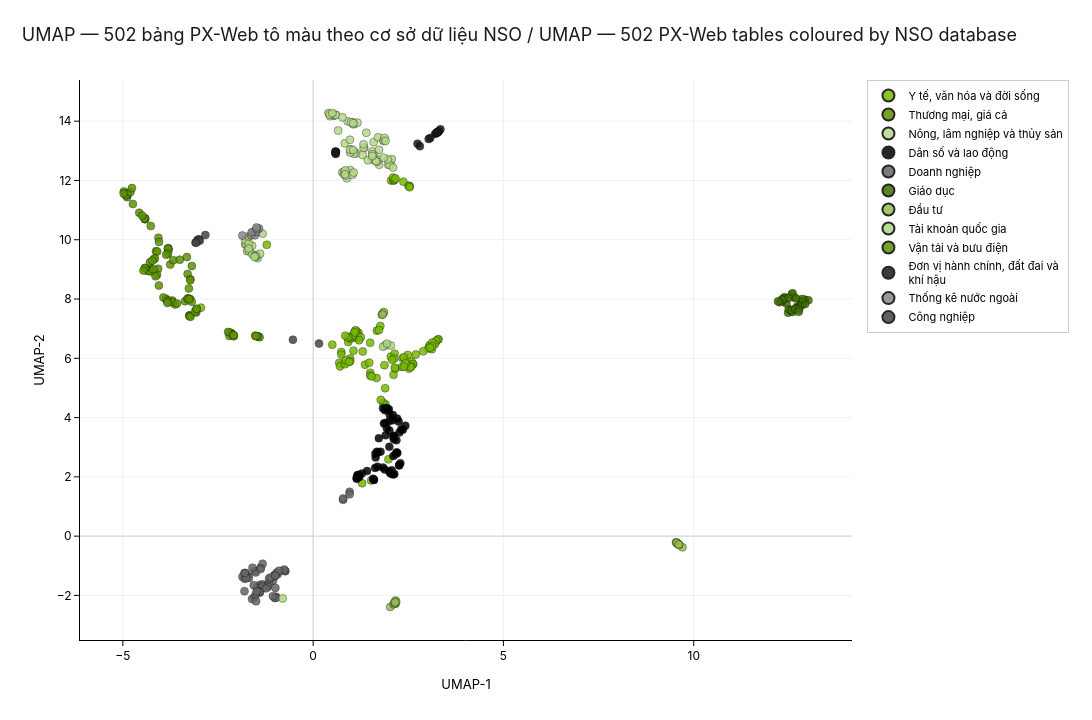

Notebook source saved alongside this figure:
### Markdown cell above
## §7 — UMAP scatter × NSO database

Same UMAP layout, recoloured by the NSO **database** the table was
crawled from (`Dân số và lao động`, `Doanh nghiệp`, `Nông, lâm
nghiệp và thủy sản`, …). Database is the raw file-system
organisation NSO publishes; §6's `domain_id` is our normalised
ontology mapping over those database labels (one database can fan
out to multiple domains — see §1). Putting them side-by-side shows
where the database boundary diverges from the ontology boundary.

Coloured by raw data column, *not* by the discovered HDBSCAN cluster
— the cluster-vs-database analysis lives in §10.

### Code cell
'''Figure 07 — UMAP scatter coloured by NSO database.'''
fig07 = go.Figure()
DB_PALETTE = [
    NV_GREEN, NV_GREEN_DARK, NV_GREEN_SOFT, NV_BLACK, NV_GREY,
    '#3F6F00', '#94BD51', '#AED581', '#5C9300', NV_DARK, '#888888', '#444444',
]
db_order = sc['database'].fillna('(unknown)').value_counts().index.tolist()
for db, color in zip(db_order, DB_PALETTE):
    sub = sc[sc['database'].fillna('(unknown)') == db]
    fig07.add_trace(go.Scatter(
        x=sub['x'], y=sub['y'], mode='markers',
        name=_wrap(str(db)),
        marker=dict(size=8, color=color, line=dict(color=NV_BLACK, width=0.4),
                     opacity=0.85),
        customdata=np.column_stack([
            sub['title'].fillna(''),
            sub['domain_id'].fillna(''),
            sub['kw_str'].fillna(''),
        ]),
        hovertemplate=(
            '<b>%{customdata[0]}</b><br>'
            'domain: %{customdata[1]}<br>'
            'keywords: %{customdata[2]}<extra></extra>'
        ),
    ))
fig07.update_layout(
    title='UMAP — 502 bảng PX-Web tô màu theo cơ sở dữ liệu NSO / '
          'UMAP — 502 PX-Web tables coloured by NSO database',
    xaxis_title='UMAP-1', yaxis_title='UMAP-2',
)
apply_nvidia_style(fig07)
fig07.update_layout(
    width=EMBED_FIG_W, height=EMBED_FIG_H,
    margin=EMBED_MARGIN_CATEGORICAL,
    legend=EMBED_LEGEND_RIGHT,
)
save_figure(fig07, '07_umap_by_database',
             width=EMBED_FIG_W, height=EMBED_FIG_H, out_dir=OUT_DIR)
fig07.show()

### Figure 1 — Plotly figure (JSON) as saved in the notebook; plotly's stock layout.template omitted (floating-point values rounded to 4 significant figures; data arrays with more than 128 entries replaced by an {"elided": "..."} marker saying what was removed)
{"data": [{"customdata": {"elided": "97x3 str values"}, "hovertemplate": "<b>%{customdata[0]}</b><br>domain: %{customdata[1]}<br>keywords: %{customdata[2]}<extra></extra>", "marker": {"color": "#76B900", "line": {"color": "#000000", "width": 0.4}, "opacity": 0.85, "size": 8}, "mode": "markers", "name": "Y tế, văn hóa và đời sống", "type": "scatter", "x": [2.042, 3.053, 3.136, 3.126, 3.029, 3.227, 3.296, 3.275, 3.232, 3.195, 3.059, 3.132, 3.12, 3.13, 3.071, 1.899, 1.838, 1.777, 2.336, 2.697, 2.895, 2.582, -1.218, 2.484, 2.35, 1.172, 1.101, 1.192, 1.087, 1.157, 1.132, 1.11, 1.979, 1.287, 1.166, 1.523, 1.892, 1.252, 1.207, 0.9208, 1.026, 0.9775, 1.033, 1.092, 1.501, 1.5, 1.667, 1.537, 0.9417, 0.907, 0.844, 2.538, 2.507, 2.37, 2.516, 2.536, 0.7412, 0.7408, 1.303, 1.06, 0.9736, 0.7451, 0.6845, 0.7062, 0.839, 0.9742, 0.8605, 1.363, 0.9435, 1.474, 1.872, 1.674, 1.765, 1.498, 0.5037, 1.73, 2.38, 2.63, 2.518, 2.614, 2.576, 2.559, 2.426, 2.143, 2.385, 2.131, -2.948, 2.113, 2.076, 2.162, 2.145, 2.049, 2.11, 2.127, 2.135, 2.102, 2.164], "y": [6.057, 6.39, 6.476, 6.457, 6.332, 6.558, 6.643, 6.631, 6.586, 6.472, 6.445, 6.532, 6.306, 6.405, 6.359, 4.446, 4.501, 4.6, 5.705, 6.128, 6.238, 5.893, 9.83, 6.114, 5.995, 6.689, 6.741, 6.866, 6.867, 6.801, 6.925, 6.944, 2.592, 1.786, 2.032, 1.878, 4.99, 6.71, 6.611, 6.547, 6.684, 6.664, 6.762, 6.875, 5.509, 5.419, 5.336, 5.391, 6.71, 6.708, 6.762, 11.81, 11.82, 11.96, 11.81, 11.77, 6.215, 6.131, 6.229, 6.257, 5.992, 5.803, 5.843, 5.727, 5.802, 5.897, 5.932, 5.785, 5.879, 5.849, 5.767, 6.931, 7.09, 6.524, 6.461, 6.953, 6.036, 5.798, 5.652, 5.81, 5.725, 5.701, 5.831, 6.157, 5.723, 5.994, 7.709, 5.446, 5.95, 5.656, 5.684, 12.0, 12.0, 12.01, 12.02, 12.1, 12.07]}, {"customdata": {"elided": "72x3 str values"}, "hovertemplate": "<b>%{customdata[0]}</b><br>domain: %{customdata[1]}<br>keywords: %{customdata[2]}<extra></extra>", "marker": {"color": "#5C9300", "line": {"color": "#000000", "width": 0.4}, "opacity": 0.85, "size": 8}, "mode": "markers", "name": "Thương mại, giá cả", "type": "scatter", "x": [-3.757, -3.266, -3.677, -3.298, -3.226, -3.229, -4.053, -4.291, -4.276, -4.348, -4.073, -4.102, -4.359, -4.258, -4.306, -4.194, -4.142, -4.409, -4.423, -4.458, -2.207, -2.154, -2.161, -1.438, -1.407, -2.112, -2.199, -2.083, -2.234, -2.101, -2.088, -1.52, -1.474, -1.47, -1.513, -4.57, -4.914, -4.863, -4.416, -4.888, -4.925, -4.419, -4.894, -4.973, -4.415, -4.914, -4.931, -4.433, -4.92, -4.799, -4.266, -4.981, -4.494, -4.761, -4.736, -3.318, -3.504, -3.188, -3.806, -3.813, -4.066, -4.051, -3.798, -3.815, -4.129, -4.099, -4.183, -4.158, -4.287, -4.224, -3.812, -3.862], "y": [9.162, 8.357, 9.313, 8.84, 8.668, 8.634, 8.455, 9.042, 8.934, 8.972, 9.021, 8.818, 8.958, 8.989, 8.939, 8.994, 8.768, 9.047, 9.046, 8.961, 6.867, 6.857, 6.845, 6.736, 6.712, 6.792, 6.753, 6.743, 6.89, 6.78, 6.778, 6.764, 6.747, 6.743, 6.75, 10.91, 11.51, 11.56, 10.7, 11.44, 11.53, 10.69, 11.5, 11.63, 10.73, 11.54, 11.56, 10.71, 11.5, 11.61, 10.46, 11.56, 10.81, 11.74, 11.21, 9.415, 9.325, 9.113, 9.711, 9.701, 10.06, 9.928, 9.666, 9.702, 9.611, 9.604, 9.348, 9.369, 9.24, 9.291, 9.532, 9.494]}, {"customdata": {"elided": "70x3 str values"}, "hovertemplate": "<b>%{customdata[0]}</b><br>domain: %{customdata[1]}<br>keywords: %{customdata[2]}<extra></extra>", "marker": {"color": "#B5D88A", "line": {"color": "#000000", "width": 0.4}, "opacity": 0.85, "size": 8}, "mode": "markers", "name": "Nông, lâm nghiệp và thủy sản", "type": "scatter", "x": [1.343, 1.324, 1.083, 0.5377, 0.4027, 0.5575, 0.5959, 1.048, 1.089, 1.6, 1.556, 0.9059, 1.129, 0.9735, 1.547, 0.7651, 0.8111, 0.8887, 0.8174, 0.8723, 1.035, 0.8445, 0.8372, 1.063, 1.048, 1.734, 1.613, 1.072, 1.303, 0.9935, 1.661, 0.971, 1.714, 0.967, 1.68, 0.4446, 0.5154, 0.5926, 1.554, 1.649, 1.397, 1.44, 1.59, 1.706, 1.556, 1.164, 1.847, 1.856, 1.878, 1.902, 0.6566, 0.4349, 0.8304, 0.5055, 0.771, 1.325, 0.9659, 1.053, 1.982, 2.026, 2.067, 1.043, 1.973, 0.9922, 2.012, 1.962, 1.055, 2.101, 1.732, 1.852], "y": [13.1, 13.1, 13.9, 14.18, 14.28, 14.21, 14.22, 13.9, 12.96, 12.89, 12.98, 14.0, 12.91, 12.35, 12.73, 12.27, 12.2, 12.07, 12.3, 12.17, 12.19, 12.34, 12.21, 12.27, 12.96, 12.53, 12.68, 12.9, 12.86, 13.05, 12.65, 12.94, 12.7, 13.04, 12.64, 14.17, 14.23, 14.21, 12.89, 12.65, 13.61, 12.68, 13.29, 13.46, 12.83, 13.95, 13.33, 13.36, 13.44, 13.33, 13.68, 14.23, 13.25, 14.28, 14.13, 13.22, 13.37, 13.03, 12.69, 12.63, 12.72, 13.96, 12.53, 13.97, 12.53, 12.71, 13.93, 12.44, 13.04, 12.77]}, {"customdata": {"elided": "63x3 str values"}, "hovertemplate": "<b>%{customdata[0]}</b><br>domain: %{customdata[1]}<br>keywords: %{customdata[2]}<extra></extra>", "marker": {"color": "#000000", "line": {"color": "#000000", "width": 0.4}, "opacity": 0.85, "size": 8}, "mode": "markers", "name": "Dân số và lao động", "type": "scatter", "x": [1.894, 2.124, 2.004, 2.189, 2.119, 2.108, 2.095, 2.011, 2.082, 2.005, 1.956, 1.942, 1.927, 1.86, 1.934, 2.247, 2.208, 1.907, 1.726, 2.315, 2.267, 2.357, 2.424, 1.89, 1.836, 1.989, 2.001, 1.773, 1.676, 1.157, 2.108, 2.168, 1.628, 1.21, 1.188, 1.165, 1.575, 2.193, 1.693, 1.417, 1.205, 1.279, 1.601, 2.213, 1.694, 1.641, 1.636, 1.14, 1.149, 1.587, 2.066, 2.292, 1.999, 1.838, 2.103, 2.134, 2.26, 2.031, 1.879, 2.046, 2.019, 2.068, 2.262], "y": [3.816, 3.386, 3.565, 3.234, 3.271, 3.359, 4.09, 4.105, 3.906, 3.888, 4.276, 4.294, 4.323, 3.802, 3.649, 3.864, 3.967, 3.405, 3.301, 3.61, 3.5, 3.591, 3.727, 4.247, 4.316, 4.283, 3.014, 2.847, 2.847, 1.995, 2.704, 2.762, 2.302, 1.998, 1.986, 2.064, 1.938, 2.827, 2.345, 2.196, 2.061, 2.109, 1.896, 2.804, 2.818, 2.655, 2.778, 1.952, 1.933, 1.91, 2.22, 2.458, 2.19, 2.312, 2.082, 2.095, 2.385, 2.151, 2.249, 2.111, 2.136, 2.103, 2.398]}, {"customdata": {"elided": "56x3 str values"}, "hovertemplate": "<b>%{customdata[0]}</b><br>domain: %{customdata[1]}<br>keywords: %{customdata[2]}<extra></extra>", "marker": {"color": "#666666", "line": {"color": "#000000", "width": 0.4}, "opacity": 0.85, "size": 8}, "mode": "markers", "name": "Doanh nghiệp", "type": "scatter", "x": [-1.407, -1.718, -1.33, -1.805, -1.777, -1.217, -1.303, -1.747, -1.056, -1.011, -1.535, -0.7307, -0.7426, -0.761, -1.398, -1.439, -1.858, -1.48, -1.326, -1.56, -1.425, -1.409, -1.798, -1.164, -1.158, -1.507, -1.187, -1.236, -1.686, -1.018, -0.9283, -1.38, -0.9544, -0.8942, -1.328, -1.55, -1.605, -1.804, -1.51, -1.483, -1.76, -1.115, -0.9936, -1.379, -0.9746, -0.9914, -1.004, -0.9816, -1.057, -1.499, -1.795, -1.593, 0.7868, 0.7884, 0.9584, 0.9577], "y": [-1.648, -1.34, -1.623, -1.256, -1.241, -1.68, -1.745, -1.367, -1.508, -1.354, -1.175, -1.183, -1.174, -1.129, -1.904, -1.891, -1.374, -1.742, -1.694, -1.656, -1.866, -1.887, -1.437, -1.58, -1.427, -1.225, -1.709, -1.762, -1.409, -1.312, -1.276, -1.061, -1.227, -1.169, -0.931, -2.067, -2.125, -1.859, -1.981, -1.864, -1.416, -1.396, -1.339, -1.11, -2.042, -1.746, -2.085, -2.082, -2.027, -2.197, -1.245, -1.065, 1.227, 1.268, 1.495, 1.411]}, {"customdata": [["Số trường học, lớp học, giáo viên và học sinh mẫu giáo tại thời điểm 30/9(*)", "education", "học, giáo, 1995 2023, giáo tại, học giáo"], ["Số trường học, lớp học, giáo viên và học sinh mẫu giáo tại thời điểm 30/9(*) phân theo loại hình", "education", "học, giáo, loại hình, hình, giáo tại"], ["Số trường học, lớp học, giáo viên và học sinh mẫu giáo tại thời điểm 30/9 phân theo địa phương(*)", "education", "học, giáo, giáo tại, học giáo, học lớp"], ["Số trường phổ thông tại thời điểm 30/9 (*)", "education", "học năm, học, triển cấp, trường phổ, điểm biến"], ["Số trường phổ thông tại thời điểm 30/9 (*) phân theo loại hình", "education", "học, loại hình, hình, triển cấp, hình biến"], ["Số lớp, giáo viên và học sinh phổ thông tại thời điểm 30/9", "education", "học, học năm, giáo, loại cấp, lớp giáo"], ["Số lớp, giáo viên và học sinh phổ thông tại thời điểm 30/9(*) phân theo loại hình", "education", "học, loại, loại hình, giáo, hình"], ["Số trường phổ thông tại thời điểm 30/9 phân theo địa phương(*)", "education", "trường, trường năm, loại trường, trường phổ, biến ðịa"], ["Số lớp học phổ thông tại thời điểm 30/9 phân theo địa phương(*)", "education", "lớp, học phổ, nãm, phương nãm, biến ðịa"], ["Số nữ giáo viên và nữ học sinh trong các trường phổ thông tại thời điểm 30/9(*)", "education", "học, học năm, giáo, các trường, trường phổ"], ["Số giáo viên phổ thông trực tiếp giảng dạy tại thời điểm 30/9 phân theo địa phương (*)", "education", "giáo, thông trực, dạy, dạy tại, giảng dạy"], ["Số nữ giáo viên phổ thông trực tiếp giảng dạy tại thời điểm 30/9 phân theo địa phương(*)", "education", "giáo, nãm, phương nãm, thông trực, dạy"], ["Số giáo viên phổ thông thuộc các dân tộc thiểu số trực tiếp giảng dạy tại thời điểm 30/9 phân theo một số địa phương (*)", "education", "giáo, các dân, thiểu, thuộc các, thông thuộc"], ["Số học sinh phổ thông tại thời điểm 30/9 phân theo địa phương(*)", "education", "học, sinh phổ, thông tại, năm cấp, học năm"], ["Số nữ học sinh phổ thông tại thời điểm 30/9 phân theo địa phương(*)", "education", "học, 2004 2024, 2004, năm 2004, sinh phổ"], ["Số học sinh phổ thông thuộc các dân tộc thiểu số tại thời điểm 30/9 phân theo địa phương(*)", "education", "các dân, thiểu, thuộc các, thông thuộc, trường năm"], ["Số học sinh phổ thông bình quân một lớp học và số học sinh phổ thông bình quân một giáo viên tại thời điểm 30/9", "education", "học, sinh phổ, học sinh, phổ, phổ thông"], ["Số học sinh phổ thông bình quân một lớp học và số học sinh phổ thông bình quân một giáo viên tại thời điểm 30/9", "education", "học, sinh phổ, học sinh, phổ, phổ thông"], ["Số học sinh phổ thông bình quân một lớp học tại thời điểm 30/9 phân theo địa phương", "education", "học, một lớp, thông bình, lớp học, 2024 2024"], ["Số học sinh phổ thông bình quân một giáo viên tại thời điểm 30/9 phân theo địa phương", "education", "học, giáo, một giáo, viên tại, thông bình"], ["Tỷ lệ phòng học kiên cố phân theo loại hình và phân theo cấp học", "education", "học, loại hình, hình, theo loại, học kiên"], ["Tỷ lệ phòng học kiên cố phân theo địa phương", "education", "học kiên, kiên phân, phòng, phòng học, kiên"], ["Tỷ lệ học sinh tốt nghiệp trung học phổ thông phân theo địa phương(*)", "education", "học, học phổ, thông phân, 2001, năm 2001"], ["Giáo dục đại học và cao đẳng(*)", "education", "dục, giáo, giáo dục, 1995 2023, cao đẳng"], ["Số giảng viên các trường đại học và cao đẳng phân theo trình độ chuyên môn(*)", "education", "trình, trường, cao đẳng, giảng viên, học cao"], ["Số giảng viên các trường đại học phân theo địa phương", "education", "giảng viên, học phân, trường đại, viên các, các trường"], ["Số sinh viên các trường đại học phân theo địa phương", "education", "học phân, sinh viên, trường đại, viên các, các trường"], ["Số học viên được đào tạo sau đại học và chuyên khoa Y", "education", "học, đào, đào tạo, tạo, viên"], ["Giáo dục nghề nghiệp(*)", "education", "dục, giáo, giáo dục, 2016 2023, dục nghề"], ["Số giáo viên giáo dục nghề nghiệp phân theo trình độ chuyên môn(*)", "education", "giáo, chuyên môn, môn, trình chuyên, chuyên"], ["Số giáo viên, học sinh, sinh viên giáo dục nghề nghiệp năm 2023 phân theo địa phương", "education", "viên, giáo, sinh, sinh viên, viên học"], ["Số người hoạt động nghiên cứu khoa học và phát triển công nghệ", "education", "khoa học, khoa, lĩnh, lĩnh vực, công nghệ"], ["Số bằng sáng chế được cấp văn bằng bảo hộ", "education", "bằng, chế, quốc tịch, tịch, tịch năm"], ["Chi cho nghiên cứu và phát triển khoa học công nghệ", "education", "cứu, nghiên, nghiên cứu, vực, học công"]], "hovertemplate": "<b>%{customdata[0]}</b><br>domain: %{customdata[1]}<br>keywords: %{customdata[2]}<extra></extra>", "marker": {"color": "#3F6F00", "line": {"color": "#000000", "width": 0.4}, "opacity": 0.85, "size": 8}, "mode": "markers", "name": "Giáo dục", "type": "scatter", "x": [12.55, 12.48, 12.72, 12.6, 12.67, 12.5, 12.58, 12.75, 12.9, 12.67, 12.83, 12.88, 12.93, 12.83, 12.83, 13.01, 12.77, 12.76, 12.85, 12.93, 12.43, 12.64, 12.85, 12.33, 12.38, 12.58, 12.6, 12.4, 12.32, 12.49, 12.69, 12.33, 12.26, 12.22], "y": [7.607, 7.535, 7.749, 7.565, 7.675, 7.664, 7.622, 7.715, 7.918, 7.663, 7.896, 7.835, 7.978, 7.932, 7.787, 7.957, 7.654, 7.567, 7.862, 7.834, 7.851, 8.055, 8.001, 7.924, 8.062, 8.159, 8.194, 8.019, 7.988, 8.035, 8.024, 7.967, 7.891, 7.922]}, {"customdata": [["Vốn đầu tư thực hiện toàn xã hội phân theo loại hình kinh tế by Cách tính, Năm and Thành phần kinh tế", "investment", "phần, phần kinh, thành phần, tính năm, cách"], ["Vốn đầu tư thực hiện toàn xã hội  so với tổng sản phẩm trong nước và Hệ số ICOR", "investment", "đầu, với tổng, hiện toàn, toàn, toàn hội"], ["Vốn đầu tư thực hiện toàn xã hội  theo giá hiện hành phân theo ngành kinh tế by Ngành kinh tế and Năm", "investment", "ngành kinh, ngành, kinh, hiện, đầu"], ["Vốn đầu tư thực hiện toàn xã hội  theo giá so sánh 2010 phân theo ngành kinh tế", "investment", "ngành kinh, ngành, đầu, hội theo, 2010"], ["Vốn đầu tư thực hiện toàn xã hội theo giá hiện hành phân theo khoản mục đầu tư", "investment", "đầu, hiện, khoản mục, mục đầu, đầu biến"], ["Vốn đầu tư thực hiện toàn xã hội theo giá so sánh 2010 phân theo khoản mục đầu tư", "investment", "đầu, khoản mục, mục đầu, đầu biến, hội theo"], ["Vốn đầu tư thực hiện của khu vực kinh tế Nhà nước phân theo cấp quản lý", "investment", "cấp quản, quản, cấp, đầu, của khu"], ["Vốn đầu tư thực hiện của khu vực kinh tế Nhà nước phân theo nguồn vốn", "investment", "nguồn vốn, vốn, nguồn, đầu, năm nguồn"], ["Vốn đầu tư thực hiện của khu vực kinh tế Nhà nước theo giá hiện hành phân theo ngành kinh tế", "investment", "kinh, ngành kinh, hiện, ngành, đầu"], ["Vốn đầu tư thực hiện của khu vực kinh tế Nhà nước theo giá so sánh 2010 phân theo ngành kinh tế", "investment", "kinh, ngành kinh, ngành, đầu, của khu"], ["Đầu tư trực tiếp của nước ngoài được cấp giấy phép thời kỳ 1988 - 2024", "investment", "1988, 1988 2024, đầu, năm 1988, phép thời"], ["Đầu tư trực tiếp của nước ngoài được cấp giấy phép phân theo ngành kinh tế  (Lũy kế các dự án còn hiệu hiệu lực đến ngày 31/12/2024)", "investment", "hiệu, ngành kinh, ngành, đầu, kinh lũy"], ["Đầu tư trực tiếp của nước ngoài được cấp giấy phép phân theo đối tác đầu tư chủ yếu (Luỹ kế các dự án còn hiệu lực đến ngày 31/12/2024)", "investment", "đầu, tác đầu, đối tác, tác, đối"], ["Đầu tư trực tiếp của nước ngoài được cấp giấy phép phân theo địa phương (Lũy kế các dự án còn hiệu lực đến ngày 31/12/2024)", "investment", "đầu, phố tổng, lũy, lũy các, các còn"], ["Đầu tư trực tiếp của nước ngoài được cấp giấy phép  phân theo ngành kinh tế", "investment", "ngành kinh, ngành, đầu, năm tổng, đăng năm"], ["Đầu tư trực tiếp của nước ngoài được cấp giấy phép năm 2024 phân theo đối tác đầu tư chủ yếu", "investment", "đầu, tác đầu, đối tác, tác, đối"], ["Đầu tư trực tiếp của nước ngoài được cấp giấy phép năm 2024 phân theo địa phương", "investment", "đầu, phép năm, phố tổng, 2024 phân, của nước"], ["Đầu tư trực tiếp ra nước ngoài được cấp giấy phép thời kỳ 1989 - 2024", "investment", "đầu, năm tổng, phép thời, tiếp nước, đăng năm"], ["Đầu tư trực tiếp ra nước ngoài được cấp giấy phép phân theo ngành kinh tế  (Lũy kế các dự án còn hiệu lực đến ngày 31/12/2024)", "investment", "ngành kinh, ngành, đầu, kinh lũy, lũy"], ["Đầu tư trực tiếp ra nước ngoài được cấp giấy phép phân theo đối tác đầu tư chủ yếu (Luỹ kế các dự án còn hiệu lực đến ngày 31/12/2024)", "investment", "đầu, tác đầu, đối tác, tác, đối"], ["Diện tích sàn xây dựng nhà ở hoàn thành trong năm phân theo loại nhà", "investment", "nhà, loại nhà, 2005 2023, nhà hoàn, nhà năm"], ["Diện tích sàn xây dựng nhà ở hoàn thành trong năm phân theo địa phương by Tỉnh, thành phố and Năm", "investment", "and năm, nhà hoàn, thành, and, dựng"], ["Diện tích sàn xây dựng nhà tự xây, tự ở hoàn thành trong năm của hộ dân cư phân theo loại nhà và theo mức độ kiên cố", "investment", "nhà, xây, loại nhà, nhà năm, nhà theo"], ["Diện tích sàn xây dựng nhà tự xây, tự ở hoàn thành trong năm của hộ dân cư phân theo địa phương", "investment", "xây, nhà xây, xây hoàn, dựng, dựng nhà"], ["Số căn hộ và diện tích sàn nhà ở xã hội hoàn thành năm 2019 phân theo loại nhà và phân theo vùng", "investment", "nhà, sàn, tích sàn, loại nhà, diện"]], "hovertemplate": "<b>%{customdata[0]}</b><br>domain: %{customdata[1]}<br>keywords: %{customdata[2]}<extra></extra>", "marker": {"color": "#94BD51", "line": {"color": "#000000", "width": 0.4}, "opacity": 0.85, "size": 8}, "mode": "markers", "name": "Đầu tư", "type": "scatter", "x": [2.168, 2.134, 2.157, 2.162, 2.025, 2.115, 2.13, 2.148, 2.183, 2.152, 9.56, 9.535, 9.58, 9.705, 9.601, 9.548, 9.604, 9.551, 9.62, 9.605, 1.803, 1.851, 1.826, 1.858, 1.824], "y": [-2.277, -2.286, -2.237, -2.171, -2.391, -2.298, -2.255, -2.272, -2.214, -2.234, -0.2327, -0.21, -0.2542, -0.3786, -0.2788, -0.2213, -0.278, -0.2231, -0.2953, -0.2788, 7.472, 7.547, 7.496, 7.555, 7.479]}, {"customdata": [["Một số chỉ tiêu chủ yếu về tài khoản quốc gia chia theo Chỉ tiêu và Năm", "national_accounts", "chỉ tiêu, tiêu năm, tiêu, khoản quốc, tài khoản"], ["Tổng sản phẩm trong nước theo giá hiện hành phân theo khu vực kinh tế chia theo Năm, Chỉ tiêu và Khu vực kinh tế", "national_accounts", "vực kinh, tiêu khu, khu vực, vực, khu"], ["Tổng sản phẩm trong nước theo giá so sánh 2010 phân theo khu vực kinh tế chia theo Năm, Chỉ tiêu và Khu vực kinh tế", "national_accounts", "vực kinh, tiêu khu, khu vực, vực, khu"], ["Tổng sản phẩm trong nước theo giá hiện hành phân theo loại hình kinh tế và phân theo ngành kinh tế chia theo Loại hình, Chỉ tiêu và Năm", "national_accounts", "hình chỉ, loại hình, hình, tiêu năm, loại"], ["Tổng sản phẩm trong nước theo giá so sánh 2010 phân theo loại hình kinh tế và phân theo ngành kinh tế (Năm trước = 100) chia theo Loại hình, Chỉ tiêu và Năm", "national_accounts", "hình chỉ, loại hình, hình, tiêu năm, loại"], ["Sử dụng tổng sản phẩm trong nước theo giá hiện hành chia theo Chỉ tiêu, Loại và Năm", "national_accounts", "tiêu loại, loại năm, chỉ tiêu, dụng tổng, hành chia"], ["Sử dụng tổng sản phẩm trong nước theo giá so sánh 2010 chia theo Chỉ tiêu, Loại và Năm", "national_accounts", "tiêu loại, loại năm, chỉ tiêu, dụng tổng, loại"], ["Chỉ số phát triển tổng sản phẩm trong nước theo giá so sánh 2010 phân theo địa phương (Năm trước = 100) chia theo Tỉnh, thành phố và Năm", "national_accounts", "2010 phân, giá sánh, sánh, sánh 2010, phố năm"], ["Tổng thu nhập quốc gia theo giá hiện hành chia theo Năm và Giá trị", "national_accounts", "giá trị, trị, giá, quốc gia, quốc"], ["Tổng sản phẩm trên địa bàn bình quân đầu người phân theo địa phương chia theo Tỉnh, thành phố và Năm", "national_accounts", "trên, người phân, phố năm, phố, thành phố"], ["Thu ngân sách Nhà nước chia theo Chỉ tiêu, Loại thu và Năm", "national_accounts", "loại thu, thu năm, tiêu loại, thu, chỉ tiêu"], ["Tỷ lệ thu ngân sách Nhà nước so với tổng sản phẩm trong nước chia theo Chỉ tiêu, Loại thu và Năm", "national_accounts", "loại thu, thu năm, tiêu loại, thu, chỉ tiêu"], ["Chi ngân sách Nhà nước chia theo Chỉ tiêu, Loại chi và Năm", "national_accounts", "chi, chi năm, loại chi, tiêu loại, chỉ tiêu"], ["Tỷ lệ chi ngân sách Nhà nước so với tổng sản phẩm trong nước chia theo Chỉ tiêu, Loại chi và Năm", "national_accounts", "chi, chi năm, loại chi, tiêu loại, chỉ tiêu"], ["Tổng phương tiện thanh toán, số dư huy động vốn của các tổ chức tín dụng, chi nhánh ngân hàng nước ngoài  tại thời điểm 31/12 hàng năm chia theo Phân loại, Chỉ tiêu chủ yếu và Năm", "national_accounts", "loại chỉ, tiêu chủ, yếu năm, phân loại, chủ yếu"], ["Dư nợ  tín dụng của các tổ chức tín dụng, chi nhánh ngân hàng nước ngoài tại thời điểm 31/12 hàng năm(*) chia theo Phân loại, Chỉ tiêu chủ yếu, Kỳ hạn và Năm", "national_accounts", "tín, tín dụng, loại chỉ, hạn, tiêu chủ"], ["Cán cân thanh toán quốc tế chia theo Phân loại, Chỉ tiêu chủ yếu và Năm", "national_accounts", "loại chỉ, tiêu chủ, yếu năm, phân loại, chủ yếu"], ["Lãi suất, tỷ giá trung tâm chia theo Chỉ tiêu và Năm", "national_accounts", "tiêu năm, chỉ tiêu, trung tâm, tâm, tiêu"], ["Bảo hiểm xã hội, bảo hiểm y tế và bảo hiểm thất nghiệp chia theo Chỉ tiêu chủ yếu và Năm", "national_accounts", "bảo hiểm, hiểm, bảo, tiêu chủ, yếu năm"], ["Tỷ lệ người tham gia bảo hiểm xã hội phân theo địa phương chia theo Tỉnh, thành phố và Năm", "national_accounts", "gia, hiểm hội, gia bảo, người tham, bảo hiểm"], ["Tỷ lệ người tham gia bảo hiểm y tế phân theo địa phương chia theo Tỉnh, thành phố và Năm", "national_accounts", "gia, gia bảo, người tham, bảo hiểm, hiểm"], ["Tỷ lệ người tham gia bảo hiểm thất nghiệp phân theo địa phương chia theo Tỉnh, thành phố và Năm", "national_accounts", "gia, hiểm thất, gia bảo, người tham, bảo hiểm"], ["Hoạt động chứng khoán chia theo Chỉ tiêu chủ yếu và Năm", "national_accounts", "tiêu chủ, yếu năm, chủ yếu, yếu, chủ"], ["Tỷ trọng đóng góp của các yếu tố vốn, lao động, năng suất các nhân tố tổng hợp (TFP) vào tốc độ tăng trưởng chung chia theo Giai đoạn và Chỉ tiêu", "national_accounts", "chỉ tiêu, các, suất các, trọng, tốc"]], "hovertemplate": "<b>%{customdata[0]}</b><br>domain: %{customdata[1]}<br>keywords: %{customdata[2]}<extra></extra>", "marker": {"color": "#AED581", "line": {"color": "#000000", "width": 0.4}, "opacity": 0.85, "size": 8}, "mode": "markers", "name": "Tài khoản quốc gia", "type": "scatter", "x": [-1.458, -1.784, -1.745, -1.762, -1.784, -1.604, -1.69, -1.685, -1.735, -1.327, -1.54, -1.688, -1.6, -1.692, -1.494, -1.509, -1.394, -1.515, 1.886, 1.837, 2.04, 1.939, -1.543, -0.8008], "y": [9.381, 9.844, 9.922, 9.871, 9.988, 9.797, 9.873, 10.12, 9.616, 10.2, 9.462, 9.619, 9.515, 9.703, 9.432, 9.48, 9.53, 9.446, 6.43, 6.39, 6.433, 6.495, 9.425, -2.1]}, {"customdata": [["Số lượt hành khách vận chuyển phân theo ngành vận tải(*) chia theo Lượt hành khách và chỉ số phát triển, Năm và Ngành", "transport", "hành khách, lượt hành, lượt, khách, vận"], ["Số lượt hành khách luân chuyển phân theo ngành vận tải chia theo Cách tính, Năm và Ngành", "transport", "năm ngành, ngành, tính năm, cách, cách tính"], ["Số lượt hành khách vận chuyển phân theo loại hình kinh tế chia theo Cách tính, Năm và Thành phần kinh tế", "transport", "năm thành, phần, phần kinh, thành phần, tính năm"], ["Số lượt hành khách luân chuyển phân theo loại hình kinh tế chia theo Cách tính, Năm và Thành phần kinh tế", "transport", "năm thành, phần, phần kinh, thành phần, tính năm"], ["Số lượt hành khách vận chuyển phân theo địa phương chia theo Địa phương và Năm", "transport", "vận, phương năm, địa phương, phương, địa"], ["Số lượt hành khách luân chuyển phân theo địa phương chia theo Tỉnh, thành phố và Năm", "transport", "khách luân, hành khách, lượt hành, phố năm, luân"], ["Số lượt hành khách vận chuyển bằng đường bộ phân theo địa phương chia theo Tỉnh, thành phố và Năm", "transport", "vận, khách vận, đường phân, bằng đường, chuyển bằng"], ["Số lượt hành khách luân chuyển bằng đường bộ phân theo địa phương chia theo Tỉnh, thành phố và Năm", "transport", "khách luân, đường phân, bằng đường, chuyển bằng, đường"], ["Khối lượng hàng hoá vận chuyển phân theo ngành vận tải chia theo Cách tính, Năm và Ngành", "transport", "vận, năm ngành, ngành, tính năm, cách"], ["Khối lượng hàng hoá luân chuyển phân theo ngành vận tải chia theo Khối lượng và chỉ số phát trển, Năm và Ngành", "transport", "khối lượng, khối, năm ngành, ngành, lượng chỉ"], ["Khối lượng hàng hoá vận chuyển phân theo khu vực vận tải chia theo Khối lượng và chỉ số phát triển, Năm và Khu vực", "transport", "khối lượng, khối, khu vực, vận, vực"], ["Khối lượng hàng hoá luân chuyển phân theo khu vực vận tải chia theo Khối lượng và chỉ số phát triển, Năm và Khu vực", "transport", "khối lượng, khối, khu vực, vực, khu"], ["Khối lượng hàng hoá vận chuyển phân theo loại hình kinh tế chia theo Khối lượng và chỉ số phát triển, Năm và Khu vực", "transport", "khối lượng, khối, năm khu, lượng chỉ, lượng"], ["Khối lượng hàng hoá luân chuyển phân theo thành phần kinh tế chia theo Khối lượng và chỉ số phát triển, Năm và Thành phần kinh tế", "transport", "phần, phần kinh, thành phần, khối lượng, khối"], ["Khối lượng hàng hóa vận chuyển phân theo địa phương chia theo Tỉnh, thành phố và Năm", "transport", "vận, phố năm, vận chuyển, phố, thành phố"], ["Khối lượng hàng hoá luân chuyển phân theo địa phương chia theo Tỉnh, thành phố và Năm", "transport", "hoá luân, phố năm, luân, luân chuyển, phố"], ["Khối lượng hàng hoá vận chuyển bằng đường bộ phân theo địa phương chia theo Tỉnh, thành phố và Năm", "transport", "vận, đường phân, hoá vận, bằng đường, chuyển bằng"], ["Khối lượng hàng hoá luân chuyển bằng đường bộ phân theo địa phương chia theo Tỉnh, thành phố và Năm", "transport", "đường phân, bằng đường, chuyển bằng, hoá luân, đường"], ["Khối lượng hàng hoá vận chuyển bằng đường thuỷ phân theo địa phương chia theo Tỉnh, thành phố và Năm", "transport", "vận, thuỷ phân, đường thuỷ, hoá vận, bằng đường"], ["Khối lượng hàng hoá luân chuyển bằng đường thuỷ phân theo địa phương chia theo Tỉnh, thành phố và Năm", "transport", "thuỷ phân, đường thuỷ, bằng đường, chuyển bằng, hoá luân"], ["Khối lượng hàng hóa thông qua cảng biển, cảng thủy nội địa và cảng hàng không chia theo Loại hàng hóa và cảng và Năm", "transport", "hàng hóa, hàng, hóa, hàng không, không chia"], ["Vận tải hàng không chia theo Hình thức và Năm", "transport", "thức, tải, vận, vận tải, hình"], ["Doanh thu bưu chính, chuyển phát và viễn thông chia theo Doanh thu và chỉ số phát triển, Năm và Ngành", "transport", "doanh thu, phát, năm ngành, thu, doanh"], ["Số thuê bao điện thoại và internet chia theo Tổng số và chỉ số phát triển, Năm và Viễn thông", "transport", "viễn, viễn thông, tổng chỉ, triển năm, thông"]], "hovertemplate": "<b>%{customdata[0]}</b><br>domain: %{customdata[1]}<br>keywords: %{customdata[2]}<extra></extra>", "marker": {"color": "#5C9300", "line": {"color": "#000000", "width": 0.4}, "opacity": 0.85, "size": 8}, "mode": "markers", "name": "Vận tải và bưu điện", "type": "scatter", "x": [-3.256, -3.241, -3.247, -3.222, -3.071, -3.103, -3.06, -3.065, -3.627, -3.752, -3.703, -3.867, -3.846, -3.935, -3.367, -3.281, -3.304, -3.229, -3.19, -3.262, -3.699, -3.577, -3.828, -3.828], "y": [7.445, 7.447, 7.419, 7.4, 7.544, 7.582, 7.665, 7.667, 7.815, 7.909, 7.948, 8.005, 7.972, 8.055, 7.929, 8.025, 8.006, 7.999, 7.909, 7.994, 7.901, 7.853, 7.918, 7.866]}, {"customdata": [["Số đơn vị hành chính có đến 31/12 hàng năm phân theo địa phương chia theo Phân theo địa phương, Năm và Đơn vị hành chính", "geography", "hành chính, đơn, đơn hành, chính, hành"], ["Hiện trạng sử dụng đất(*) chia theo Loại đất, Năm và Hiện trạng", "geography", "hiện trạng, trạng, đất, loại đất, năm hiện"], ["Hiện trạng sử dụng đất phân theo địa phương (*) chia theo Phân theo địa phương, Năm và Hiện trạng sử dụng đất", "geography", "dụng đất, trạng dụng, hiện trạng, trạng, đất"], ["Cơ cấu đất sử dụng phân theo địa phương chia theo Phân theo địa phương, Năm và Đất sử dụng", "geography", "đất, dụng, dụng biến, dụng liệu, theo địa"], ["Chỉ số biến động diện tích đất tự nhiên theo địa phương (Tính đến 31/12) chia theo Phân theo địa phương, Năm và Mục đích sử dụng", "geography", "mục đích, đích, mục, dụng, đất"], ["Tổng số giờ nắng tại một số trạm quan trắc chia theo Tỉnh, thành phố và Năm", "geography", "giờ, giờ nắng, nắng, phố năm, trắc chia"], ["Số giờ nắng các tháng trong năm tại một số trạm quan trắc chia theo Năm, Tỉnh, thành phố và Tháng", "geography", "năm tỉnh, phố tháng, tháng, giờ, giờ nắng"], ["Tổng lượng mưa tại một số trạm quan trắc chia theo Tỉnh, thành phố và Năm", "geography", "mưa tại, lượng mưa, mưa, phố năm, trắc chia"], ["Lượng mưa các tháng trong năm tại một số trạm quan trắc chia theo Năm, Tỉnh, thành phố và Tháng", "geography", "năm tỉnh, phố tháng, tháng, lượng mưa, mưa"], ["Mức thay đổi lượng mưa tại một số trạm quan trắc chia theo Tỉnh, thành phố và Năm", "geography", "mưa tại, lượng mưa, mưa, mức, phố năm"], ["Độ ẩm không khí trung bình tại một số trạm quan trắc chia theo Tỉnh, thành phố và Năm", "geography", "khí, bình tại, khí trung, không khí, không"], ["Độ ẩm không khí trung bình các tháng trong năm tại một số trạm quan trắc chia theo Năm, Tỉnh, thành phố và Tháng", "geography", "năm tỉnh, phố tháng, tháng, khí, bình các"], ["Nhiệt độ không khí trung bình tại một số trạm quan trắc chia theo Tỉnh, thành phố và Năm", "geography", "khí, nhiệt, nhiệt không, bình tại, khí trung"], ["Nhiệt độ không khí trung bình các tháng trong năm tại một số trạm quan trắc chia theo Năm, Tỉnh, thành phố và Tháng", "geography", "năm tỉnh, phố tháng, tháng, khí, bình các"], ["Mực nước một số sông chính chia theo Trạm, Mực nước và Năm", "geography", "mực, mực nước, nước năm, trạm mực, nước"], ["Lưu lượng nước một số sông chính chia theo Trạm, Mực nước và Năm", "geography", "nước năm, trạm mực, mực, mực nước, nước"], ["Mức nước biển trung bình tại một số trạm quan trắc phân theo tháng chia theo Năm, Trạm và Tháng", "geography", "trạm, tháng, 2014, biển trung, năm 2014"], ["Mực nước biển trung bình tại một số trạm quan trắc chia theo Trạm và Năm", "geography", "trạm, biển trung, nước biển, biến trạm, mực"]], "hovertemplate": "<b>%{customdata[0]}</b><br>domain: %{customdata[1]}<br>keywords: %{customdata[2]}<extra></extra>", "marker": {"color": "#1A1A1A", "line": {"color": "#000000", "width": 0.4}, "opacity": 0.85, "size": 8}, "mode": "markers", "name": "Đơn vị hành chính, đất đai và<br>khí hậu", "type": "scatter", "x": [0.5925, 0.5963, 0.5982, 0.5843, 0.5829, 3.264, 3.345, 3.252, 3.3, 3.203, 3.251, 3.27, 3.298, 3.246, 2.741, 2.805, 3.077, 3.035], "y": [12.9, 12.97, 12.96, 12.98, 12.92, 13.63, 13.73, 13.61, 13.66, 13.56, 13.61, 13.63, 13.66, 13.61, 13.24, 13.16, 13.44, 13.4]}, {"customdata": [["Diện tích và dân số của một số nước và vùng lãnh thổ chia theo Quốc gia, vùng lãnh thổ và Chỉ tiêu", "international", "lãnh, lãnh thổ, thổ, vùng lãnh, gia vùng"], ["Tổng sản phẩm trong nước theo giá hiện hành của một số nước và vùng lãnh thổ chia theo Quốc gia, vùng lãnh thổ và Năm", "international", "lãnh, lãnh thổ, thổ, vùng lãnh, gia vùng"], ["Tốc độ tăng tổng sản phẩm trong nước của một số nước và vùng lãnh thổ chia theo Quốc gia, vùng lãnh thổ và Năm", "international", "lãnh, lãnh thổ, thổ, vùng lãnh, gia vùng"], ["Tổng sản phẩm trong nước bình quân đầu người theo giá hiện hành của một số nước và vùng lãnh thổ chia theo Quốc gia, vùng lãnh thổ và Năm", "international", "lãnh, lãnh thổ, thổ, vùng lãnh, gia vùng"], ["Tổng sản phẩm trong nước bình quân đầu người tính theo sức mua tương đương của một số nước và vùng lãnh thổ(*) chia theo Quốc gia, vùng lãnh thổ và Năm", "international", "lãnh, lãnh thổ, thổ, vùng lãnh, gia vùng"], ["Tổng dự trữ quốc tế của một số nước và vùng lãnh thổ (*) chia theo Quốc gia, vùng lãnh thổ và Năm", "international", "lãnh, lãnh thổ, thổ, vùng lãnh, quốc"], ["Xuất khẩu hàng hóa và dịch vụ bình quân đầu người của một số nước và vùng lãnh thổ chia theo Quốc gia, vùng lãnh thổ và Năm", "international", "lãnh, lãnh thổ, thổ, vùng lãnh, gia vùng"], ["Chỉ số giá tiêu dùng của một số nước và vùng lãnh thổ (Năm 2010 = 100) chia theo Quốc gia, vùng lãnh thổ và Năm", "international", "thổ năm, lãnh, lãnh thổ, thổ, vùng lãnh"], ["Chỉ số bất bình đẳng giới của một số nước và vùng lãnh thổ chia theo Quốc gia, vùng lãnh thổ, Năm và Chỉ số và xếp hạng", "international", "lãnh, lãnh thổ, thổ, vùng lãnh, chỉ xếp"], ["Chỉ số phát triển con người của một số nước và vùng lãnh thổ chia theo Quốc gia, vùng lãnh thổ, Năm và Chỉ số và xếp hạng", "international", "lãnh, lãnh thổ, thổ, vùng lãnh, chỉ xếp"]], "hovertemplate": "<b>%{customdata[0]}</b><br>domain: %{customdata[1]}<br>keywords: %{customdata[2]}<extra></extra>", "marker": {"color": "#888888", "line": {"color": "#000000", "width": 0.4}, "opacity": 0.85, "size": 8}, "mode": "markers", "name": "Thống kê nước ngoài", "type": "scatter", "x": [-1.421, -1.63, -1.547, -1.53, -1.534, -1.499, -1.615, -1.859, -1.479, -1.488], "y": [10.38, 10.15, 10.26, 10.15, 10.29, 10.26, 10.25, 10.14, 10.36, 10.41]}, {"customdata": [["Chỉ số sản xuất công nghiệp phân theo ngành công nghiệp*", "industry", "công nghiệp, công, ngành công, nghiệp, ngành"], ["Chỉ số sản xuất công nghiệp phân theo địa phương (*)", "industry", "công nghiệp, công, chỉ sản, xuất công, 2012"], ["Chỉ số tiêu thụ ngành công nghiệp chế biến, chế tạo phân theo ngành công nghiệp", "industry", "công nghiệp, ngành công, công, chế, ngành"], ["Chỉ số tồn kho ngành công nghiệp chế biến, chế tạo tại thời điểm 31/12 hàng năm phân theo ngành công nghiệp", "industry", "công nghiệp, ngành công, công, chế, ngành"], ["Một số sản phẩm công nghiệp chủ yếu", "industry", "công nghiệp, chủ yếu, yếu, công, sản phẩm"], ["Một số sản phẩm công nghiệp chủ yếu phân theo loại hình kinh tế", "industry", "công nghiệp, chủ yếu, yếu, công, sản phẩm"], ["Một số sản phẩm công nghiệp chủ yếu bình quân đầu người", "industry", "công nghiệp, công, phẩm công, quân đầu, đầu người"], ["Bảng cân đối năng lượng Việt Nam", "industry", "năng lượng, nguồn, năng, cung, cân"], ["Một số chỉ tiêu cơ bản về tiêu dùng năng lượng bình quân", "industry", "tiêu, chỉ tiêu, dùng năng, lượng bình, bản"]], "hovertemplate": "<b>%{customdata[0]}</b><br>domain: %{customdata[1]}<br>keywords: %{customdata[2]}<extra></extra>", "marker": {"color": "#444444", "line": {"color": "#000000", "width": 0.4}, "opacity": 0.85, "size": 8}, "mode": "markers", "name": "Công nghiệp", "type": "scatter", "x": [-2.997, -2.833, -3.037, -3.018, -2.98, -3.092, -3.074, -0.5317, 0.1544], "y": [10.01, 10.16, 9.993, 10.01, 9.965, 9.904, 9.898, 6.628, 6.497]}], "layout": {"colorway": ["#76B900", "#000000", "#888888", "#B5D88A", "#444444", "#CCCCCC"], "font": {"color": "#000000", "family": "NVIDIA Sans, NVIDIASans, NVIDIA, Inter, Helvetica Neue, Helvetica, Arial, sans-serif", "size": 13}, "height": 720, "hoverlabel": {"bgcolor": "#000000", "bordercolor": "#76B900", "font": {"color": "#FFFFFF", "family": "NVIDIA Sans, NVIDIASans, NVIDIA, Inter, Helvetica Neue, Helvetica, Arial, sans-serif", "size": 12}}, "legend": {"bgcolor": "rgba(255,255,255,0.92)", "bordercolor": "#CCCCCC", "borderwidth": 1, "font": {"color": "#000000", "family": "NVIDIA Sans, NVIDIASans, NVIDIA, Inter, Helvetica Neue, Helvetica, Arial, sans-serif", "size": 11}, "itemsizing": "constant", "orientation": "v", "title": {"text": ""}, "tracegroupgap": 4, "x": 1.02, "xanchor": "left", "y": 1, "yanchor": "top"}, "margin": {"b": 80, "l": 80, "r": 240, "t": 80}, "paper_bgcolor": "#FFFFFF", "plot_bgcolor": "#FFFFFF", "title": {"font": {"color": "#1A1A1A", "family": "NVIDIA Sans, NVIDIASans, NVIDIA, Inter, Helvetica Neue, Helvetica, Arial, sans-serif", "size": 18}, "text": "UMAP — 502 bảng PX-Web tô màu theo cơ sở dữ liệu NSO / UMAP — 502 PX-Web tables coloured by NSO database", "x": 0.02, "xanchor": "left", "y": 0.96}, "width": 1100, "xaxis": {"automargin": true, "gridcolor": "rgba(0,0,0,0.06)", "linecolor": "#000000", "linewidth": 1, "mirror": false, "showgrid": true, "showline": true, "tickcolor": "#000000", "tickfont": {"color": "#000000", "family": "NVIDIA Sans, NVIDIASans, NVIDIA, Inter, Helvetica Neue, Helvetica, Arial, sans-serif", "size": 12}, "ticks": "outside", "title": {"font": {"color": "#000000", "family": "NVIDIA Sans, NVIDIASans, NVIDIA, Inter, Helvetica Neue, Helvetica, Arial, sans-serif", "size": 13}, "text": "UMAP-1"}, "zeroline": true, "zerolinecolor": "#CCCCCC"}, "yaxis": {"automargin": true, "gridcolor": "rgba(0,0,0,0.06)", "linecolor": "#000000", "linewidth": 1, "mirror": false, "showgrid": true, "showline": true, "tickcolor": "#000000", "tickfont": {"color": "#000000", "family": "NVIDIA Sans, NVIDIASans, NVIDIA, Inter, Helvetica Neue, Helvetica, Arial, sans-serif", "size": 12}, "ticks": "outside", "title": {"font": {"color": "#000000", "family": "NVIDIA Sans, NVIDIASans, NVIDIA, Inter, Helvetica Neue, Helvetica, Arial, sans-serif", "size": 13}, "text": "UMAP-2"}, "zeroline": true, "zerolinecolor": "#CCCCCC"}}}
